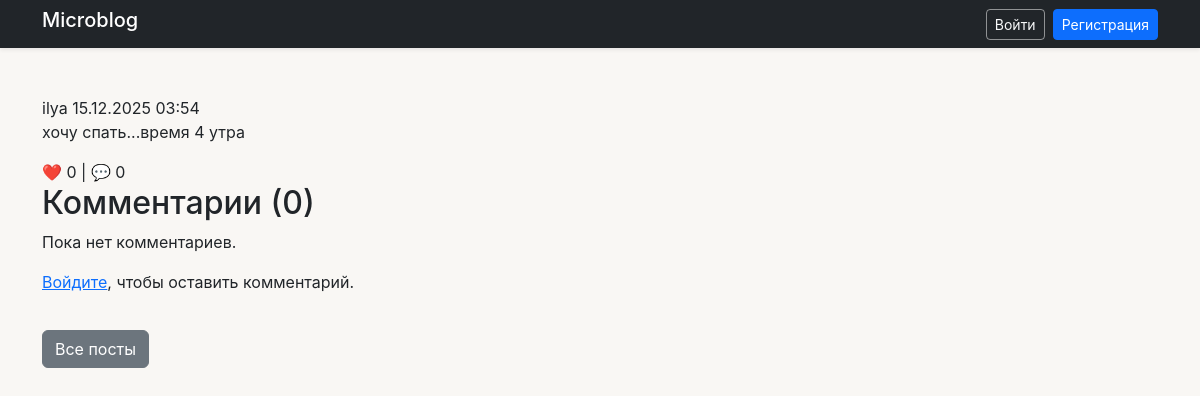
/post/2/, run on an earlier commit of the app's database.
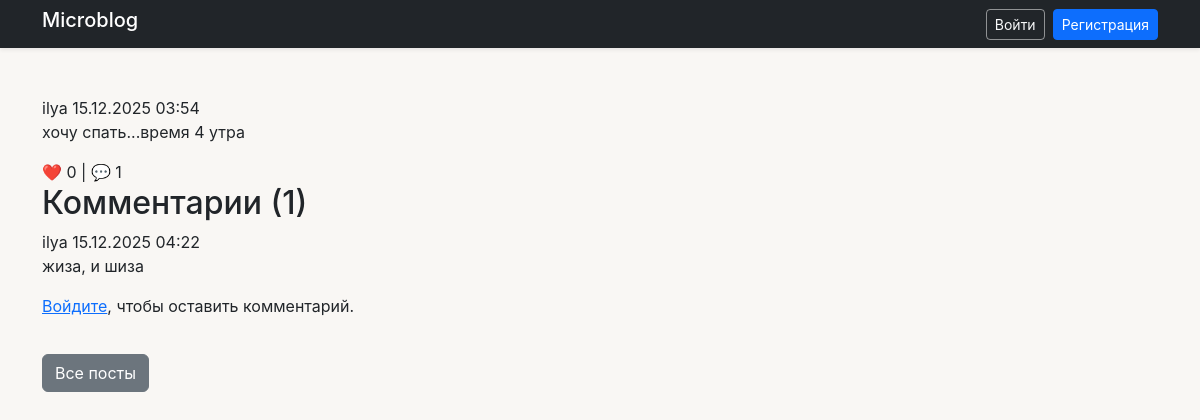
And on a later commit of the database.
### blog/models.py (models this page shows, shortened)
class Post(models.Model):
    author = models.ForeignKey(User, on_delete=CASCADE, related_name='posts')
    title = models.CharField(max_length=200, blank=True)
    content = models.TextField()
    created_at = models.DateTimeField(auto_now_add=True)
    updated_at = models.DateTimeField(auto_now=True)
    @property
    def likes_count(self):
        return self.likes.count()
    @property
    def comments_count(self):
        return self.comments.count()

class Comment(models.Model):
    post = models.ForeignKey(Post, on_delete=CASCADE, related_name='comments')
    author = models.ForeignKey(User, on_delete=CASCADE)
    content = models.TextField()
    created_at = models.DateTimeField(auto_now_add=True)
    updated_at = models.DateTimeField(auto_now=True)

### blog/views.py (the view)
# urls.py: path('post/<int:post_id>/', views.post_detail, name='post_detail'),
def post_detail(request, post_id):
    post = get_object_or_404(Post, id=post_id)
    comments = post.comments.select_related('author').order_by('created_at')
    if request.user.is_authenticated:
        if request.method == 'POST':
            form = CommentForm(request.POST)
            if form.is_valid():
                comment = form.save(commit=False)
                comment.post = post
                comment.author = request.user
                comment.save()
                messages.success(request, 'Комментарий добавлен!')
                return redirect('post_detail', post_id=post.id)
        else:
            form = CommentForm()
    else:
        form = None
    return render(request, 'blog/post_detail.html', {
        'post': post,
        'comments': comments,
        'form': form,
    })

### blog/templates/blog/post_detail.html (shortened to what this page needs)
{% extends 'blog/base_template.html' %}
{% block content %}
<article class="post-card">
  <div class="post-header">
    <span class="post-author">{{ post.author.username }}</span>
    <time>{{ post.created_at|date:"d.m.Y H:i" }}</time>
  </div>
  <div class="post-content">{{ post.content|linebreaks }}</div>
  <div class="post-actions">
    <span>❤️ {{ post.likes_count }} | 💬 {{ post.comments_count }}</span>
  </div>
</article>
<h2 id="comments">Комментарии ({{ comments|length }})</h2>
{% for comment in comments %}
  <article class="post-card" style="background-color: var(--mint);">
    <div class="post-header">
      <span class="post-author">{{ comment.author.username }}</span>
      <time>{{ comment.created_at|date:"d.m.Y H:i" }}</time>
    </div>
    <div class="post-content">{{ comment.content|linebreaks }}</div>
  </article>
{% empty %}
  <p>Пока нет комментариев.</p>
{% endfor %}
{% if user.is_authenticated %}
  <div class="post-card" style="margin-top: 30px;">
    <h3>Оставить комментарий</h3>
    <form method="post" style="margin-top: 16px;">
      {% csrf_token %}
      {{ form.content|safe }}
      <button type="submit" class="btn btn-primary">Отправить</button>
    </form>
  </div>
{% else %}
  <p><a href="{% url 'login' %}">Войдите</a>, чтобы оставить комментарий.</p>
{% endif %}
<a href="{% url 'home' %}" class="btn btn-secondary" style="display: inline-block; margin-top: 20px;">Все посты</a>
{% endblock %}

### blog/templates/blog/base_template.html (shortened to what this page needs)
<!DOCTYPE html>
<html lang="ru">
<head>
    {% load django_bootstrap5 %}
    {% bootstrap_css %}
</head>
<body>
    <header class="bg-dark text-white shadow-sm">
        <div class="container">
            <div class="d-flex justify-content-between align-items-center py-2">
                <a href="{% url 'home' %}" class="text-white text-decoration-none h5">Microblog</a>
                <div class="d-flex gap-2">
                    {% if user.is_authenticated %}
                        <a href="{% url 'profile_view' user.id %}" class="btn btn-outline-light btn-sm">Профиль</a>
                        <a href="{% url 'post_create' %}" class="btn btn-outline-light btn-sm">Написать</a>
                        <a href="{% url 'logout' %}" class="btn btn-outline-light btn-sm">Выйти</a>
                    {% else %}
                        <a href="{% url 'login' %}" class="btn btn-outline-light btn-sm">Войти</a>
                        <a href="{% url 'register' %}" class="btn btn-primary btn-sm">Регистрация</a>
                    {% endif %}
                </div>
            </div>
        </div>
    </header>
    <main class="container my-5">
        {% block content %}
        {% endblock %}
    </main>
</body>
</html>

### blog/templates/blog/base_template.html (style rules this page uses)
body { background-color: #f9f7f4; font-family: -apple-system, BlinkMacSystemFont, 'Segoe UI', sans-serif; }
.btn-outline-light { border-color: rgba(255,255,255,0.5); }

What changed in the data, as far as the page shows it:
computed for Post "хочу спать...время 4 утра": comments_count "0" → "1"
added Comment: author.username "ilya", created_at "15.12.2025 04:22", content "жиза, и шиза"
Also different on the page:
{{ comments|length }}: "0" → "1"
text no longer shown: "Пока нет комментариев."
